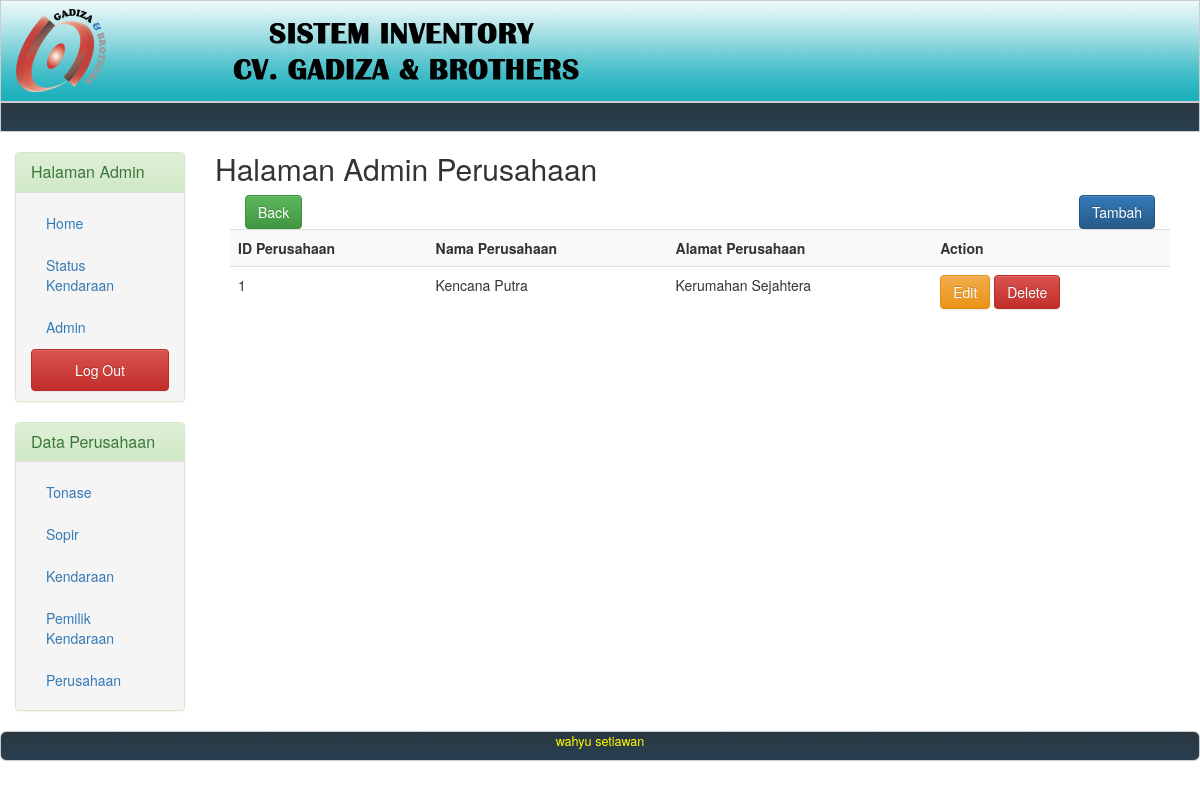
Screenshot of /index.php?page=perusahaan (signed in) with the database file from the repository.
### tables this page shows
CREATE TABLE IF NOT EXISTS `perusahaan` (
  `id` int(11) NOT NULL,
  `nama_perusahaan` varchar(50) NOT NULL,
  `alamat_perusahaan` varchar(50) NOT NULL
);

### control/Perusahaan.php (called while the page is built, shortened)
<?php
function ambilSemuaPerusahaan() {
    $return = array();
    $data = mysql_query("select * from perusahaan") or exit(mysql_error());
    while ($hasil = mysql_fetch_assoc($data)) {
        $return[] = $hasil;
    }
    return $return;
}

### page/perusahaan/listPerusahaan.php (the view)
<div class="col-md-12">
    <div class="row">
        <h2>Halaman Admin Perusahaan</h2>
        <div class="col-md-12">
            <div class="col-sm-10">
                <button type="button" onclick="history.back()" class="btn btn-success">Back</button>
            </div>
            <div class="col-sm-2" style="text-align: right">
                <a href="?page=<?php echo $_GET['page'] ?>&act=tambah" class="btn btn-primary">Tambah</a>
            </div>
        </div>
        <div class="col-md-12">
            <table class="table table-striped">
                <tr>
                    <th>ID Perusahaan</th>
                    <th>Nama Perusahaan</th>
                    <th>Alamat Perusahaan</th>
                    <th>Action</th>
                </tr>
                <?php
                foreach (ambilSemuaPerusahaan() as $value) {
                    ?>
                    <tr>
                        <td><?php echo $value['id'] ?></td>
                        <td><?php echo $value['nama_perusahaan'] ?></td>
                        <td><?php echo $value['alamat_perusahaan'] ?></td>
                        <td>
                            <form action="?page=<?php echo $_GET['page'] ?>" method="post">
                                <a href="?page=<?php echo $_GET['page'] ?>&act=edit&id=<?php echo $value['id'] ?>" class="btn btn-warning">Edit</a>
                                <button type="submit" name="hapusperusahaan" value="<?php echo $value['id'] ?>" class="btn btn-danger">Delete</button>
                            </form>
                        </td>
                    </tr>
                    <?php
                }
                ?>
            </table>
        </div>
    </div>
</div>

### rows the page displays
perusahaan: id "1", nama_perusahaan "Kencana Putra", alamat_perusahaan "Kerumahan Sejahtera"
